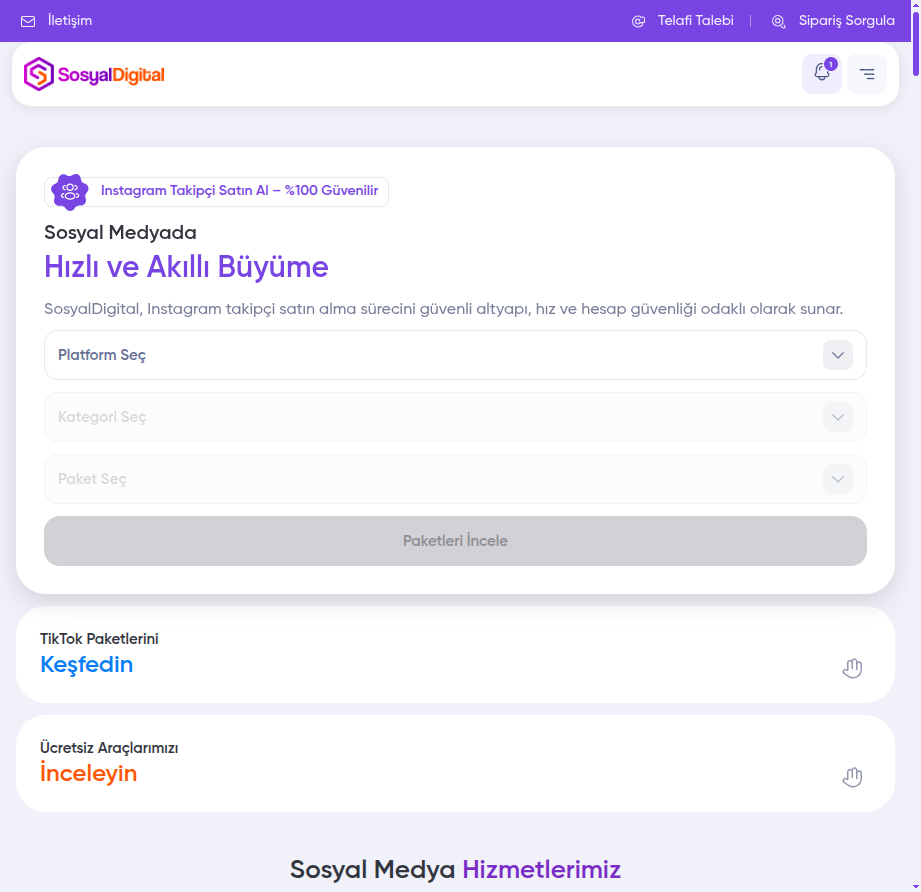
#> input picture inspect-01-topbar.png, 921 x 892 px
$ python -i motion.py   (imports and definitions only)
#> lines starting #> are read from the running program, lines starting #| are printed output that depends on the picture
#> in _build_frames, src is the input picture: PIL image 921x892 RGB; mean R, G, B 240, 237.2, 247.7
"""Hızlı, ücretsiz resim canlandırma — sadece Pillow (+ isteğe bağlı ffmpeg)."""

from __future__ import annotations

import math
import subprocess
import tempfile
from pathlib import Path
from typing import Literal

from PIL import Image

MotionPreset = Literal[
    'zoom_in',
    'zoom_out',
    'pan_left',
    'pan_right',
    'pan_up',
    'pan_down',
    'cinematic',
    'pulse',
    'dolly_zoom',
]

AspectRatio = Literal['9:16', '1:1', '16:9', '4:5', 'orijinal']

ASPECT_MAP: dict[AspectRatio, tuple[int, int] | None] = {
    '9:16': (1080, 1920),
    '1:1': (1080, 1080),
    '16:9': (1920, 1080),
    '4:5': (1080, 1350),
    'orijinal': None,
}


# [6 lines left out: function _ffmpeg_exe, not called in this run]


def _ease_in_out(t: float) -> float:
    return t * t * (3 - 2 * t)


def _fit_cover(img: Image.Image, tw: int, th: int) -> Image.Image:
#> called with tw = 1080, th = 1920
    sw, sh = img.size
#> sw = 921; sh = 892
    scale = max(tw / sw, th / sh)
#> scale = 2.15
    nw, nh = int(sw * scale), int(sh * scale)
#> nw = 1982; nh = 1920
    resized = img.resize((nw, nh), Image.Resampling.LANCZOS)
    left = (nw - tw) // 2
#> left = 451
    top = (nh - th) // 2
#> top = 0
    return resized.crop((left, top, left + tw, top + th))
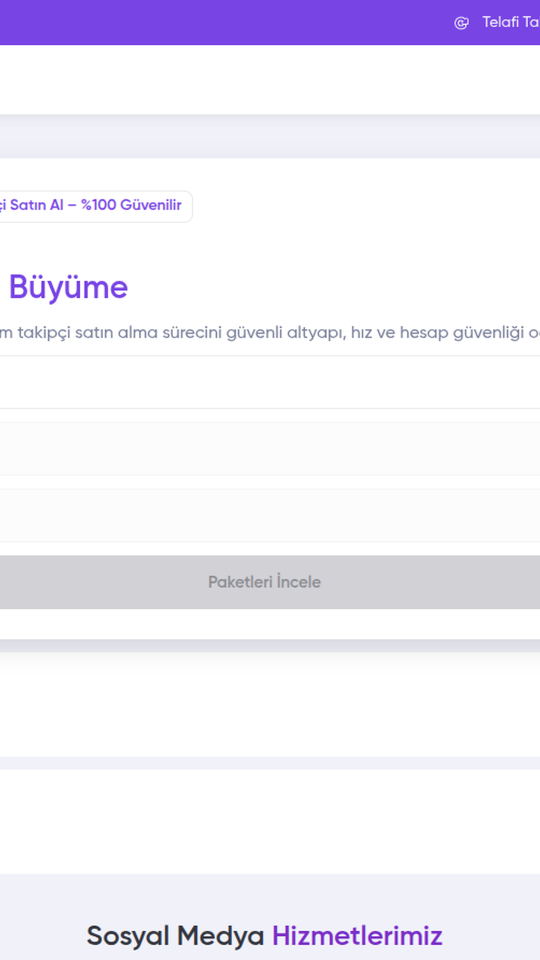
#> returned value: PIL image 1080x1920 RGB (shown at 1/2 size); mean R, G, B 241, 238.3, 248.4


def _crop_frame(
    src: Image.Image,
    center_x: float,
    center_y: float,
    scale: float,
    out_w: int,
    out_h: int,
) -> Image.Image:
    sw, sh = src.size
    view_w = out_w / scale
    view_h = out_h / scale
    left = center_x - view_w / 2
    top = center_y - view_h / 2
    right = left + view_w
    bottom = top + view_h

    pad_left = max(0, -left)
    pad_top = max(0, -top)
    pad_right = max(0, right - sw)
    pad_bottom = max(0, bottom - sh)

    crop_left = max(0, left)
    crop_top = max(0, top)
    crop_right = min(sw, right)
    crop_bottom = min(sh, bottom)

    cropped = src.crop((int(crop_left), int(crop_top), int(crop_right), int(crop_bottom)))
    if any([pad_left, pad_top, pad_right, pad_bottom]):
        padded = Image.new('RGB', (int(view_w), int(view_h)), (0, 0, 0))
        padded.paste(cropped, (int(pad_left), int(pad_top)))
        cropped = padded

    return cropped.resize((out_w, out_h), Image.Resampling.LANCZOS)


def _motion_params(
    preset: MotionPreset,
    t: float,
    cx: float,
    cy: float,
    max_scale: float,
) -> tuple[float, float, float]:
    e = _ease_in_out(t)

    if preset == 'zoom_in':
        return cx, cy, 1.0 + e * (max_scale - 1.0)
    if preset == 'zoom_out':
        return cx, cy, max_scale - e * (max_scale - 1.0)
    if preset == 'pan_left':
        shift = e * 0.12
        return cx * (1 + shift), cy, 1.08
    if preset == 'pan_right':
        shift = e * 0.12
        return cx * (1 - shift), cy, 1.08
    if preset == 'pan_up':
        shift = e * 0.10
        return cx, cy * (1 + shift), 1.08
    if preset == 'pan_down':
        shift = e * 0.10
        return cx, cy * (1 - shift), 1.08
    if preset == 'cinematic':
        return cx * (1 - e * 0.04), cy * (1 - e * 0.02), 1.0 + e * (max_scale - 1.0)
    if preset == 'pulse':
        pulse = 1.0 + math.sin(t * math.pi * 2) * 0.015
        return cx, cy, 1.05 * pulse
    if preset == 'dolly_zoom':
        z = 1.0 + e * (max_scale - 1.0)
        return cx, cy, z

    return cx, cy, 1.0


def _build_frames(
    image_path: str | Path,
    *,
    preset: MotionPreset = 'cinematic',
    duration: float = 4.0,
    fps: int = 30,
    aspect: AspectRatio = '9:16',
    intensity: float = 1.15,
) -> tuple[list[Image.Image], int]:
    src = Image.open(image_path).convert('RGB')
    target = ASPECT_MAP[aspect]
    if target:
        out_w, out_h = target
        base = _fit_cover(src, out_w, out_h)
    else:
        out_w, out_h = src.size
        base = src

    cx, cy = out_w / 2, out_h / 2
    max_scale = max(1.05, min(intensity, 1.35))
    frame_count = max(2, int(duration * fps))
    frames: list[Image.Image] = []

    for i in range(frame_count):
        t = i / (frame_count - 1)
        mx, my, scale = _motion_params(preset, t, cx, cy, max_scale)
        frames.append(_crop_frame(base, mx, my, scale, out_w, out_h))
#> after the loop, frames = 120 items

    return frames, fps


# [88 lines left out: functions _frames_to_mp4, render_motion_video, _save_gif_frames, render_gif, not called in this run]


PRESET_LABELS: dict[MotionPreset, str] = {
    'zoom_in': 'Yakınlaştır (ürün odak)',
    'zoom_out': 'Uzaklaştır (açılış)',
    'pan_left': 'Sola kaydır',
    'pan_right': 'Sağa kaydır',
    'pan_up': 'Yukarı kaydır',
    'pan_down': 'Aşağı kaydır',
    'cinematic': 'Sinematik (reklam)',
    'pulse': 'Nabız / dikkat çek',
    'dolly_zoom': 'Dolly zoom',
}

>>> result = _build_frames('../../inspect-01-topbar.png')
